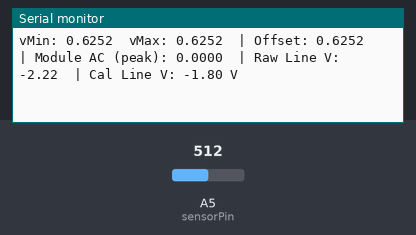
The sketch below on a simulated Arduino Uno, built with avr-gcc and run on an emulated ATmega328P. On the bench: the last lines printed to the serial monitor. Inputs (shaded band) come from the test bench; at power-on: A5 (sensorPin) = 512.

Above: at 4.7 s.
4.8 s: A5 (sensorPin) set to 900
At 5.5 s:
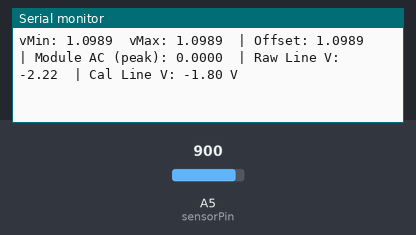
6.3 s: A5 (sensorPin) set to 903
At 7.0 s:
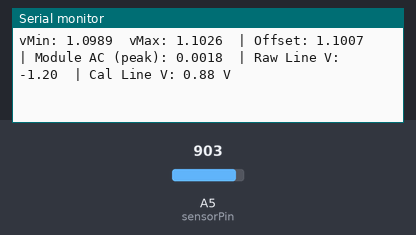
Timing chart, 0 to 9.3 s (numbered marks = the images above; inputs shaded):
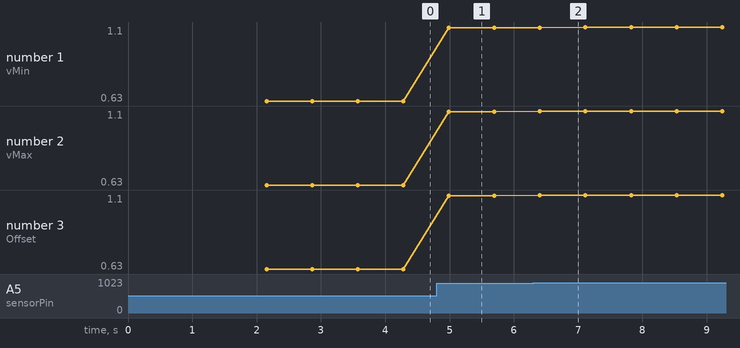

The sketch:

accelstepper_v1.ino
```cpp
// ZMPT101B AC Voltage Measurement - UNO R4 WiFi
// Uses waveform min/max to get AC amplitude, then applies
// a two-step calibration:
//   1) Convert module AC amplitude to a "raw" line voltage
//   2) Map that raw value to actual line voltage using your data

const int sensorPin = A5;      // ZMPT101B OUT → A0

// ADC characteristics for UNO R4 WiFi (12-bit ADC)
const float ADC_MAX = 4095.0;
const float V_REF   = 5.0;

// --- First-stage calibration (old estimate, can be rough) ---
// moduleAC [V] ≈ CAL_SLOPE * V_line + CAL_INTERCEPT  (original idea)
// V_line_raw = (moduleAC - CAL_INTERCEPT) / CAL_SLOPE
const float CAL_SLOPE     = 0.0018;  // from earlier attempt
const float CAL_INTERCEPT = 0.004;

// --- Second-stage calibration (from your IN vs OUT data) ---
// From your measurements:
//   IN ≈ 2.64 * OUT + 4.06
// where OUT was the previous lineVoltage value.
// So we use:
//   V_line_corrected = FINAL_SLOPE * V_line_raw + FINAL_OFFSET
const float FINAL_SLOPE  = 2.6367;   // scale
const float FINAL_OFFSET = 4.06;     // volts

// Sampling settings
const unsigned int NUM_SAMPLES = 500;     // enough for several 50/60 Hz cycles
const unsigned int SAMPLE_DELAY_US = 200; // ~100 kHz sampling

void setup() {
  Serial.begin(9600);
  delay(2000); // give Serial Monitor time to attach
}

void loop() {
  int rawMin = 4095;
  int rawMax = 0;

  // ----- Capture waveform: track min and max -----
  for (unsigned int i = 0; i < NUM_SAMPLES; i++) {
    int raw = analogRead(sensorPin);

    if (raw < rawMin) rawMin = raw;
    if (raw > rawMax) rawMax = raw;

    delayMicroseconds(SAMPLE_DELAY_US);
  }

  // Convert ADC counts to volts
  float vMin = rawMin * (V_REF / ADC_MAX);
  float vMax = rawMax * (V_REF / ADC_MAX);

  // DC offset (center) and peak-to-peak
  float vOffset = (vMax + vMin) / 2.0;   // should be around 2.35 V
  float vP2P    = vMax - vMin;
  float moduleAC_peak = vP2P / 2.0;      // zero-to-peak amplitude

  // If your original 0.0018x+0.004 line used RMS instead of peak,
  // change this to: moduleAC_peak / sqrt(2.0);
  float moduleAC = moduleAC_peak;

  // ----- Stage 1: rough conversion to "raw" line voltage -----
  float lineVoltage_raw = (moduleAC - CAL_INTERCEPT) / CAL_SLOPE;

  // ----- Stage 2: your data-based calibration -----
  float lineVoltage_cal = FINAL_SLOPE * lineVoltage_raw + FINAL_OFFSET;

  // ----- Print results -----
  Serial.print("vMin: ");
  Serial.print(vMin, 4);
  Serial.print("  vMax: ");
  Serial.print(vMax, 4);

  Serial.print("  | Offset: ");
  Serial.print(vOffset, 4);

  Serial.print("  | Module AC (peak): ");
  Serial.print(moduleAC, 4);

  Serial.print("  | Raw Line V: ");
  Serial.print(lineVoltage_raw, 2);

  Serial.print("  | Cal Line V: ");
  Serial.print(lineVoltage_cal, 2);
  Serial.println(" V");

  delay(500);
}
```

Measured:
- after the input at 4.8 s, the serial monitor: prints a new line after 0.19 s (image 1)
- after the input at 6.3 s, the serial monitor: prints a new line after 0.11 s (image 2)
- plotted number 1: 0.63 → 1.1 after the input at 4.8 s, 1.1 → 1.1 after the input at 6.3 s
- plotted number 2: 0.63 → 1.1 after the input at 4.8 s, 1.1 → 1.1 after the input at 6.3 s
- plotted number 3: 0.63 → 1.1 after the input at 4.8 s, 1.1 → 1.1 after the input at 6.3 s
